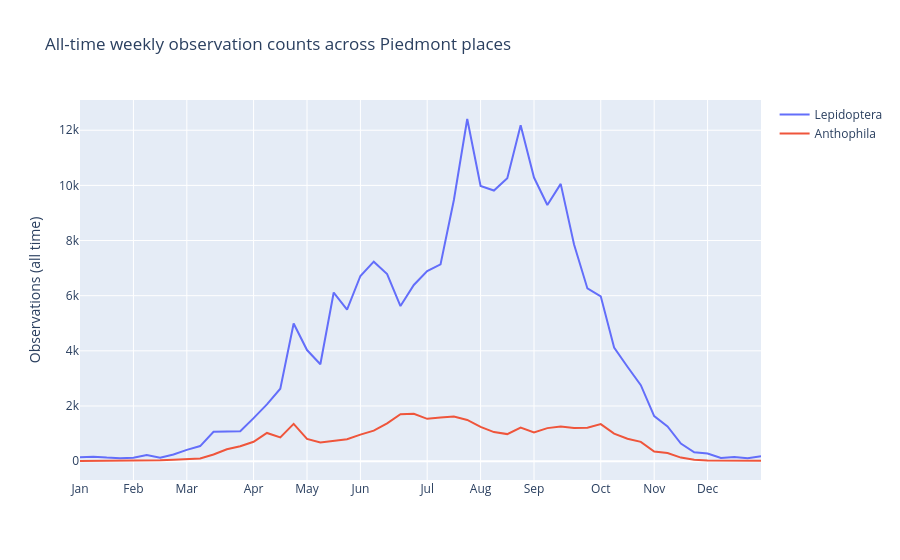

The code cell stored with this chart in its notebook:
### Code cell
# -- Tier 1 preflight: cheap all-time overview + truncation gate --
import plotly.graph_objects as go

_place_id_str = ','.join(str(x) for x in PIEDMONT_PLACE_IDS)
_max_fetchable = PER_PAGE * MAX_PAGES
_any_truncated = False

# 1. Count-only checks (1 request per focus group, no pagination)
for _label, _taxon_id in [('Lepidoptera', LEPIDOPTERA_TAXON_ID), ('Anthophila', ANTHOPHILA_TAXON_ID)]:
    _r = session.get(
        'https://api.inaturalist.org/v1/observations',
        params={'place_id': _place_id_str, 'taxon_id': _taxon_id, 'per_page': 0},
    )
    _total = _r.json().get('total_results', None)
    print(f'{_label}: {_total:,} total observations across Piedmont places')
    if _total is not None and _total > _max_fetchable:
        _pct = _max_fetchable / _total * 100
        print(f'  ⚠ Tier 2 will fetch only {_pct:.1f}% ({_max_fetchable:,} of {_total:,})')
        _any_truncated = True
    else:
        print(f'  ✓ Volume OK (max fetchable {_max_fetchable:,})')

# 2. All-time weekly histograms (1 request each, no date filter)
_weeks = list(range(1, 53))
_month_ticks = [1, 5, 9, 14, 18, 22, 27, 31, 35, 40, 44, 48]
_month_names = ['Jan', 'Feb', 'Mar', 'Apr', 'May', 'Jun', 'Jul', 'Aug', 'Sep', 'Oct', 'Nov', 'Dec']

_lep_r = session.get(
    'https://api.inaturalist.org/v1/observations/histogram',
    params={'place_id': _place_id_str, 'taxon_id': LEPIDOPTERA_TAXON_ID, 'interval': 'week_of_year'},
)
_bee_r = session.get(
    'https://api.inaturalist.org/v1/observations/histogram',
    params={'place_id': _place_id_str, 'taxon_id': ANTHOPHILA_TAXON_ID, 'interval': 'week_of_year'},
)
_lep_hist = _lep_r.json().get('results', {}).get('week_of_year', {})
_bee_hist = _bee_r.json().get('results', {}).get('week_of_year', {})

_fig = go.Figure()
_fig.add_scatter(
    x=_weeks,
    y=[_lep_hist.get(str(w), 0) for w in _weeks],
    mode='lines',
    name='Lepidoptera',
)
_fig.add_scatter(
    x=_weeks,
    y=[_bee_hist.get(str(w), 0) for w in _weeks],
    mode='lines',
    name='Anthophila',
)
_fig.update_layout(
    title='All-time weekly observation counts across Piedmont places',
    xaxis=dict(tickvals=_month_ticks, ticktext=_month_names),
    yaxis_title='Observations (all time)',
)
_fig.show()

# 3. Truncation gate
print()
if _any_truncated:
    print('⚠ TRUNCATION WARNING: At least one focus group exceeds the Tier 2 page cap.')
    print()
    print('  Options before running the next cell:')
    print(f'    • Raise MAX_PAGES (currently {MAX_PAGES})')
    print(f'    • Narrow START (currently {START})')
    print(f'    • Accept truncation (Tier 2 fetches the most recent {_max_fetchable:,} per query)')
else:
    print('✓ All focus groups fit within Tier 2 limits — safe to proceed.')

### Figure 1 — Plotly figure (JSON) as saved in the notebook; plotly's stock layout.template omitted (floating-point values rounded to 4 significant figures)
{"data": [{"mode": "lines", "name": "Lepidoptera", "type": "scatter", "x": [1, 2, 3, 4, 5, 6, 7, 8, 9, 10, 11, 12, 13, 14, 15, 16, 17, 18, 19, 20, 21, 22, 23, 24, 25, 26, 27, 28, 29, 30, 31, 32, 33, 34, 35, 36, 37, 38, 39, 40, 41, 42, 43, 44, 45, 46, 47, 48, 49, 50, 51, 52], "y": [141, 161, 128, 106, 127, 219, 125, 243, 409, 546, 1065, 1089, 1086, 1559, 2059, 2626, 4989, 4028, 3514, 6114, 5494, 6714, 7233, 6785, 5624, 6388, 6891, 7137, 9470, 12407, 9978, 9812, 10262, 12176, 10284, 9289, 10053, 7853, 6263, 5977, 4121, 3424, 2753, 1634, 1257, 636, 321, 276, 118, 154, 106, 174]}, {"mode": "lines", "name": "Anthophila", "type": "scatter", "x": [1, 2, 3, 4, 5, 6, 7, 8, 9, 10, 11, 12, 13, 14, 15, 16, 17, 18, 19, 20, 21, 22, 23, 24, 25, 26, 27, 28, 29, 30, 31, 32, 33, 34, 35, 36, 37, 38, 39, 40, 41, 42, 43, 44, 45, 46, 47, 48, 49, 50, 51, 52], "y": [7, 10, 5, 7, 11, 25, 31, 51, 88, 99, 242, 431, 541, 701, 1023, 863, 1351, 807, 676, 725, 795, 960, 1106, 1373, 1703, 1720, 1535, 1581, 1615, 1495, 1240, 1053, 980, 1218, 1044, 1197, 1256, 1203, 1211, 1343, 1000, 813, 699, 350, 295, 128, 51, 20, 13, 8, 5, 11]}], "layout": {"title": {"text": "All-time weekly observation counts across Piedmont places"}, "xaxis": {"ticktext": ["Jan", "Feb", "Mar", "Apr", "May", "Jun", "Jul", "Aug", "Sep", "Oct", "Nov", "Dec"], "tickvals": [1, 5, 9, 14, 18, 22, 27, 31, 35, 40, 44, 48]}, "yaxis": {"title": {"text": "Observations (all time)"}}}}
